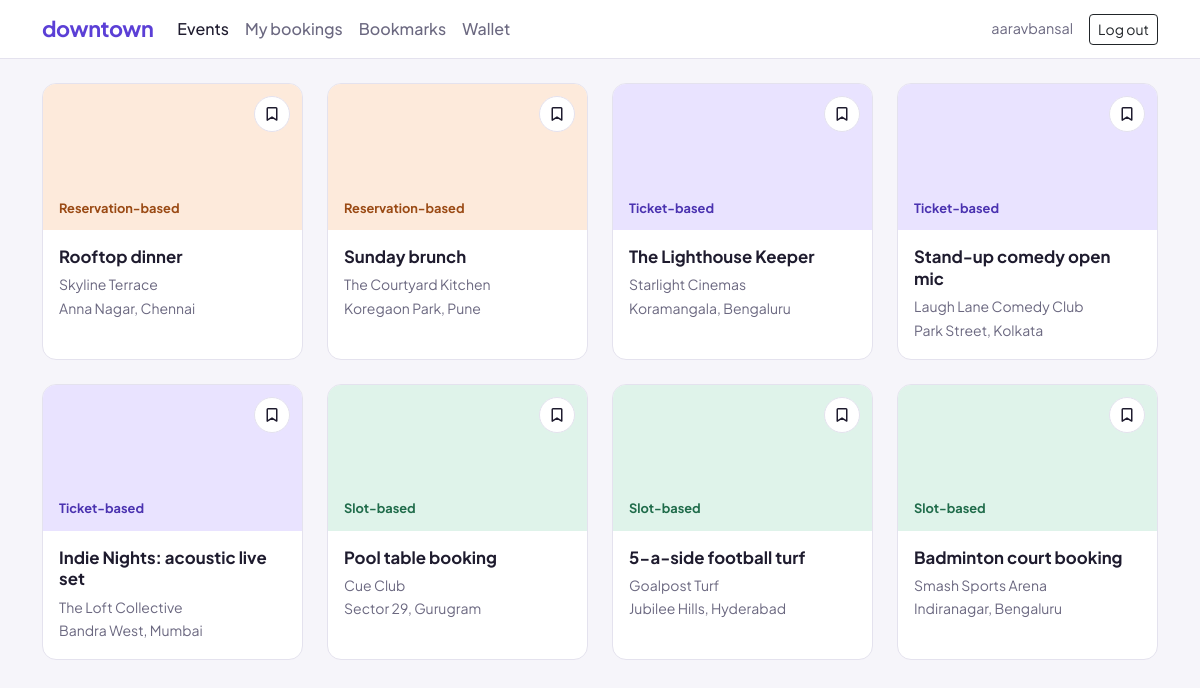
Screenshot of / (signed in) with the database file from the repository.
### users/models.py (models this page shows)
class User(AbstractUser):
    email = models.EmailField(unique=True)

class Organisation(BaseModel):
    name = models.CharField(unique=True, max_length=100)

### events/models.py (models this page shows)
class Event(BaseModel):
    EVENT_TYPE_CHOICES = [
        ("SBE", "Slot-based"),
        ("TBE", "Ticket-based"),
        ("RBE", "Reservation-based")
    ]
    STATUS_CHOICES = [
        (EVENT_STATUS_P, "Pending"),
        (EVENT_STATUS_A, "Approved"),
        (EVENT_STATUS_R, "Rejected")
    ]
    title = models.CharField(max_length=100)
    description = models.TextField()
    organisation = models.ForeignKey("users.Organisation", on_delete=models.PROTECT)
    event_type = models.CharField(max_length=3, choices=EVENT_TYPE_CHOICES)
    location = models.TextField()
    status = models.CharField(max_length=1, choices=STATUS_CHOICES, default=EVENT_STATUS_P)
    reviewed_by = models.ForeignKey(settings.AUTH_USER_MODEL, on_delete=models.PROTECT, null=True, blank=True) # to show on on-ground team's dashboard
    reviewed_at = models.DateTimeField(null=True, blank=True)
    class Meta:
        permissions = [
            ("review_event", "Can review events by changing the status field")
        ]

### events/views.py (the view)
# urls.py: path("", views.index, name="index"),
def index(request):
    events = event_list_approved()
    bookmarked_event_ids = []
    if request.user.is_authenticated:
        bookmarks = bookmark_list_for_user(user=request.user)
        bookmarked_event_ids = [b.event.pk for b in bookmarks]
    return render(request, "events/index.html", {"events": events, "bookmarked_event_ids": bookmarked_event_ids})

### events/selectors.py (called while the page is built)
def event_list_approved() -> QuerySet[Event]:
    return Event.objects.filter(status="A").order_by("-created_at")

def bookmark_list_for_user(*, user: User) -> QuerySet[Bookmark]:
    return Bookmark.objects.filter(user=user).order_by("-created_at")

### events/templates/events/index.html (shortened to what this page needs)
{% extends "common/base.html" %}
{% block content %}
    {% if events %}
        <div class="row row-cols-1 row-cols-sm-2 row-cols-lg-3 row-cols-xl-4 g-4">
            {% for event in events %}
                <div class="col">
                    {% include "events/_event_card.html" with event=event %}
                </div>
            {% endfor %}
        </div>
    {% else %}
        <div class="empty-state">
            <p>No events are live right now. Check back soon.</p>
        </div>
    {% endif %}
{% endblock %}

### common/templates/common/base.html (shortened to what this page needs)
{% load static %}
<!DOCTYPE html>
<html lang="en">
<head>
    <link href="https://cdn.jsdelivr.net/npm/bootstrap@5.3.3/dist/css/bootstrap.min.css" rel="stylesheet">
    <link href="{% static 'common/styles.css' %}" rel="stylesheet">
</head>
<body>
    {% with current=request.resolver_match.url_name %}
    <nav class="navbar navbar-expand-md site-nav">
        <div class="container">
            <a class="navbar-brand site-brand" href="{% url 'events:index' %}">downtown</a>
            <div class="collapse navbar-collapse" id="mainNav">
                <ul class="navbar-nav me-auto">
                    <li class="nav-item">
                        <a class="nav-link{% if current == 'index' %} active{% endif %}"
                           {% if current == 'index' %}aria-current="page"{% endif %}
                           href="{% url 'events:index' %}">Events</a>
                    </li>
                    {% if user.is_authenticated %}
                        <li class="nav-item"><a class="nav-link" href="#">My bookings</a></li>
                        <li class="nav-item">
                            <a class="nav-link{% if current == 'bookmarks' %} active{% endif %}"
                               href="{% url 'events:bookmarks' %}">Bookmarks</a>
                        </li>
                        <li class="nav-item">
                            <a class="nav-link{% if current == 'wallet' %} active{% endif %}"
                               href="{% url 'money:wallet' %}">Wallet</a>
                        </li>
                    {% endif %}
                </ul>
                <div class="d-flex align-items-center gap-3">
                    {% if user.is_authenticated %}
                        <span class="nav-user">{{ user.username }}</span>
                        <form method="post" action="{% url 'users:logout' %}" class="m-0">
                            <button type="submit" class="btn btn-sm btn-outline-dark">Log out</button>
                        </form>
                    {% else %}
                        <a class="btn btn-sm btn-accent" href="{% url 'users:login' %}">Log in</a>
                    {% endif %}
                </div>
            </div>
        </div>
    </nav>
    {% endwith %}
    <main class="container py-4">
        {% block content %}{% endblock %}
    </main>
</body>
</html>

### events/templates/events/_event_card.html (shortened to what this page needs)
<article class="event-card type-{{ event.event_type|lower }}">
    <div class="event-tile">
        <span class="event-type">{{ event.get_event_type_display }}</span>
    </div>
    {% if user.is_authenticated %}
        {% if always_bookmarked or event.pk in bookmarked_event_ids %}
            <form method="post" action="{% url 'events:bookmark_delete' event.pk %}" class="bookmark-form">
                {% csrf_token %}
                <input type="hidden" name="next" value="{{ request.get_full_path }}">
                <button type="submit" class="bookmark-btn is-active" aria-pressed="true" aria-label="Remove bookmark">
                    {% include "events/_bookmark_icon.html" %}
                </button>
            </form>
        {% else %}
            <form method="post" action="{% url 'events:bookmark_create' event.pk %}" class="bookmark-form">
                <button type="submit" class="bookmark-btn" aria-pressed="false" aria-label="Bookmark this event">
                </button>
            </form>
        {% endif %}
    {% endif %}
    <div class="event-body">
        <h2 class="event-title">
            <a href="{% url 'events:detail' event.pk %}" class="stretched-link">{{ event.title }}</a>
        </h2>
        <p class="event-meta">{{ event.organisation.name }}</p>
        <p class="event-meta">{{ event.location }}</p>
    </div>
</article>

### common/static/common/styles.css (style rules this page uses)
:root { --ink: #1e1b2e; --muted: #6b6880; --surface: #ffffff; --page: #f6f5fa; --line: #e4e2ee; --accent: #5b3fd6; --accent-hover: #4a30bf; --accent-ring: rgba(91, 63, 214, 0.2); --credit: #1f6b4a; --radius: 14px; --tile-slot: #dff3ea; --tile-slot-ink: #1f6b4a; --tile-ticket: #e9e3ff; --tile-ticket-ink: #4a32b0; --tile-reservation: #fdeadb; --tile-reservation-ink: #9a4a14; }
body { background: var(--page); color: var(--ink); font-family: "Plus Jakarta Sans", system-ui, -apple-system, "Segoe UI", sans-serif; }
.site-nav { background: var(--surface); border-bottom: 1px solid var(--line); }
.site-brand { font-weight: 700; font-size: 1.35rem; letter-spacing: -0.02em; color: var(--accent); text-decoration: none; }
.site-nav .nav-link { color: var(--muted); font-weight: 500; }
.site-nav .nav-link.active, .site-nav .nav-link:hover { color: var(--ink); }
.nav-user { color: var(--muted); font-size: 0.9rem; }
.event-card { position: relative; display: flex; flex-direction: column; height: 100%; background: var(--surface); border: 1px solid var(--line); border-radius: var(--radius); overflow: hidden; color: inherit; text-decoration: none; transition: border-color 0.15s ease; }
.event-title a { color: inherit; text-decoration: none; }
.event-tile { aspect-ratio: 16 / 9; display: flex; align-items: flex-end; padding: 0.75rem 1rem; }
.type-sbe .event-tile { background: var(--tile-slot); color: var(--tile-slot-ink); }
.type-tbe .event-tile { background: var(--tile-ticket); color: var(--tile-ticket-ink); }
.type-rbe .event-tile { background: var(--tile-reservation); color: var(--tile-reservation-ink); }
.event-type { font-size: 0.8rem; font-weight: 700; }
.event-body { padding: 1rem; display: flex; flex-direction: column; flex-grow: 1; }
.event-title { font-size: 1.05rem; font-weight: 700; line-height: 1.3; margin-bottom: 0.4rem; }
.event-meta { color: var(--muted); font-size: 0.875rem; margin-bottom: 0.15rem; }
.bookmark-form { position: absolute; top: 0.75rem; right: 0.75rem; z-index: 2; margin: 0; }
.bookmark-btn { width: 2.25rem; height: 2.25rem; padding: 0; display: inline-flex; align-items: center; justify-content: center; border: 1px solid var(--line); border-radius: 50%; background: var(--surface); color: var(--ink); transition: border-color 0.15s ease, color 0.15s ease; }

### rows the page displays
User: username "aaravbansal"
Event: event_type "Reservation-based", title "Rooftop dinner", organisation.name "Skyline Terrace", location "Anna Nagar, Chennai"
Event: event_type "Reservation-based", title "Sunday brunch", organisation.name "The Courtyard Kitchen", location "Koregaon Park, Pune"
Event: event_type "Ticket-based", title "The Lighthouse Keeper", organisation.name "Starlight Cinemas", location "Koramangala, Bengaluru"
Event: event_type "Ticket-based", title "Stand-up comedy open mic", organisation.name "Laugh Lane Comedy Club", location "Park Street, Kolkata"
Event: event_type "Ticket-based", title "Indie Nights: acoustic live set", organisation.name "The Loft Collective", location "Bandra West, Mumbai"
Event: event_type "Slot-based", title "Pool table booking", organisation.name "Cue Club", location "Sector 29, Gurugram"
Event: event_type "Slot-based", title "5-a-side football turf", organisation.name "Goalpost Turf", location "Jubilee Hills, Hyderabad"
Event: event_type "Slot-based", title "Badminton court booking", organisation.name "Smash Sports Arena", location "Indiranagar, Bengaluru"
